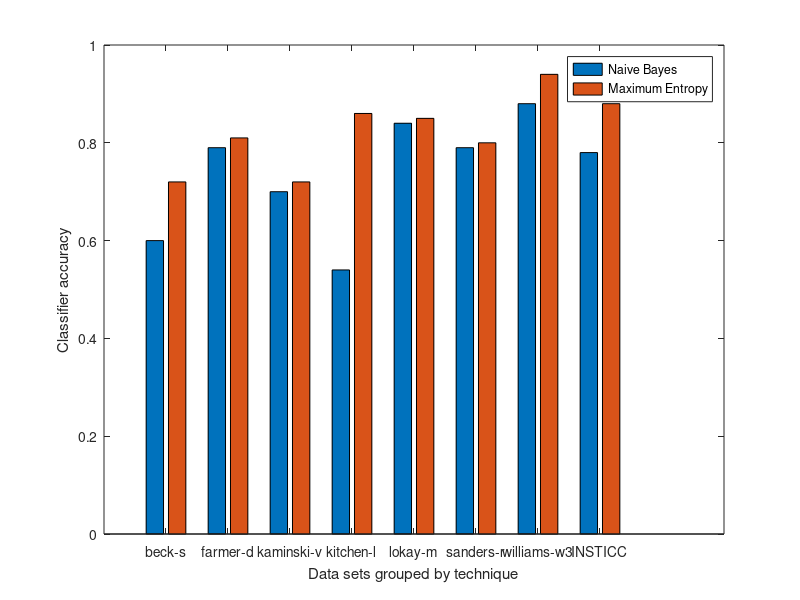

Write MATLAB code to recreate this figure.
becks = [.60 .72]
farmerd = [.79 .81]
kaminskiv = [.70 .72]
kitchenl = [.54 .86]
lokaym = [.84 .85]
sandersr = [.79 .80]
williamsw3 = [.88 .94]
insticc = [.78 .88]

x = [becks; farmerd; kaminskiv; kitchenl; lokaym; sandersr; williamsw3; insticc]
bar(x)

xlabel('Data sets grouped by technique');
ylabel('Classifier accuracy');

xtick = {'beck-s', 'farmer-d', 'kaminski-v', 'kitchen-l', 'lokay-m', 'sanders-r', 'williams-w3', 'INSTICC'}
set(gca, 'XTickLabel', xtick); 

legend('Naive Bayes', 'Maximum Entropy')
